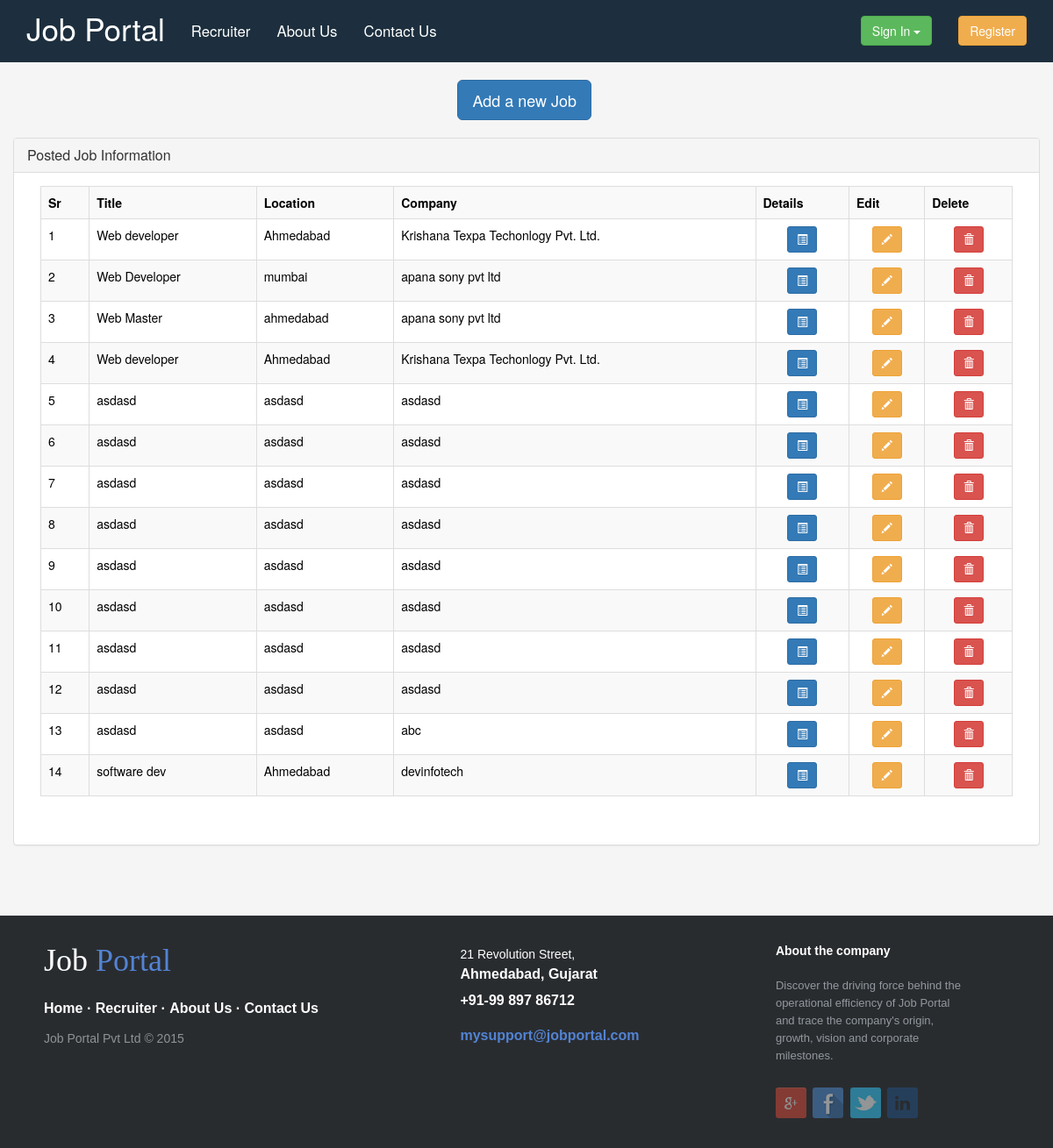
/recruiterhomepage.php, run on the app's committed database.
### tables this page shows
CREATE TABLE IF NOT EXISTS `tbljobmst` (
`jobid` int(7) NOT NULL,
  `recstatus` tinyint(1) NOT NULL,
  `jobcreatedate` date NOT NULL,
  `jobenddate` date NOT NULL,
  `jobdesignation` varchar(100) NOT NULL COMMENT 'job title',
  `jobdescription` varchar(500) NOT NULL,
  `jobskill` varchar(100) NOT NULL COMMENT 'Keyword',
  `workexp` int(11) NOT NULL,
  `qualification` varchar(100) NOT NULL,
  `locationofhiring` varchar(50) NOT NULL,
  `companyname` varchar(100) NOT NULL,
  `start_package` decimal(5,0) NOT NULL,
  `end_package` decimal(5,0) NOT NULL,
  `isactive` tinyint(1) NOT NULL,
  `No_vacanies` int(5) NOT NULL,
  `recruiterid` int(7) NOT NULL
);

### recruiterhomepage.php (the view, shortened to what this page needs)
<?php
	include_once 'userSession.php';
	include_once './Development/commonfiles/header.php';
?>
<br>
<div class="container">
	<div class="row">
		<div class="col-md-3 col-md-offset-5">
			<form class="form-inline" method="post" action="JobPost.php">
			  <button type="submit" name="recruiterPostButton" class="btn btn-primary btn-lg">Add a new Job</button>
			</form>
		</div>
	</div>
	<br>
	<div class="row">
		<div class="panel-group" id="accordion">
                <div class="panel panel-default">
                    <div class="panel-heading">
                        <h3 class="panel-title">
                            <a data-toggle="collapse" data-parent="#accordion"href="#collapseOne">
                            Posted Job Information</a>
                        </h3>
                    </div>
			            <div id="collapseOne" class="panel-collapse collapse in">
			            <div class="panel-body">
			            <div class="col-lg-12">
			            <table class="table table-responsive table-striped table-hover table-bordered" style="width: inherit" id="editable-sample">
        				<tr><th>Sr</th><th>Title</th><th>Location</th><th>Company</th><th>Details</th><th>Edit</th><th>Delete</th></tr>
						<?php
        				$query = "SELECT jobid,jobdesignation,locationofhiring,companyname FROM `tbljobmst` WHERE recruiterid = '$recruiter_id'";
        				$result = mysqli_query($conn,$query);
        				$i = 1;
        				if (mysqli_num_rows($result) > 0){
						while($row = mysqli_fetch_assoc($result)){
        				?>
						<tr><td><?php echo $i++;?></td><td><?php echo $row['jobdesignation']?></td><td><?php echo $row['locationofhiring']?></td><td><?php echo $row['companyname']?></td>
						<td style="text-align: center;">
								<form method="post" action="jobpostverify.php">
        						<button type="submit" name="recruiterdetailbtn" class="btn btn-primary btn-sm"aria-label="Left Align" style="color:white;">
        						<span class="glyphicon glyphicon-list-alt"></span>
        						</button>
        						</form>
        						</td>
						<td style="text-align: center;">
        						<form method="post" action="jobpostedit.php">
        						<button type="submit" name="recruitereditbtn" class="btn btn-warning btn-sm" aria-label="Left Align" style="color:white;">
        						<span class="glyphicon glyphicon-pencil"></span>
        						</button>
        						</form>
        						</td>
						<td style="text-align: center;">
								<form method="post" action="jobpostverify.php">
        						<button type="submit" name="recruiterdeletebtn" class="btn btn-danger btn-sm" aria-label="Left Align" style="color:white;">
        						<span class="glyphicon glyphicon-trash"></span>
        						</button>
        						</form>
        						</td>
						</tr>
						<?php
        				}
						}
        				?>
						</table>
        				</div>
        				</div>
        				</div>
        				<br>
        				</div>
        				</div>
	</div>
</div>
<br>
<br>
<br>
<?php
	include_once './Development/commonfiles/footer.php';
?>

### Design/manual/css/style.css (style rules this page uses)
body { color:#000; background-color:#F5F5F5; }

### data on the page
tbljobmst: jobdesignation "Web developer", locationofhiring "Ahmedabad", companyname "Krishana Texpa Techonlogy Pvt. Ltd."
tbljobmst: jobdesignation "Web Developer", locationofhiring "mumbai", companyname "apana sony pvt ltd"
tbljobmst: jobdesignation "Web Master", locationofhiring "ahmedabad", companyname "apana sony pvt ltd"
tbljobmst: jobdesignation "Web developer", locationofhiring "Ahmedabad", companyname "Krishana Texpa Techonlogy Pvt. Ltd."
tbljobmst: jobdesignation "asdasd", locationofhiring "asdasd", companyname "asdasd"
tbljobmst: jobdesignation "asdasd", locationofhiring "asdasd", companyname "asdasd"
tbljobmst: jobdesignation "asdasd", locationofhiring "asdasd", companyname "asdasd"
tbljobmst: jobdesignation "asdasd", locationofhiring "asdasd", companyname "asdasd"
tbljobmst: jobdesignation "asdasd", locationofhiring "asdasd", companyname "asdasd"
tbljobmst: jobdesignation "asdasd", locationofhiring "asdasd", companyname "asdasd"
tbljobmst: jobdesignation "asdasd", locationofhiring "asdasd", companyname "asdasd"
tbljobmst: jobdesignation "asdasd", locationofhiring "asdasd", companyname "asdasd"
tbljobmst: jobdesignation "asdasd", locationofhiring "asdasd", companyname "abc"
tbljobmst: jobdesignation "software dev", locationofhiring "Ahmedabad", companyname "devinfotech"
